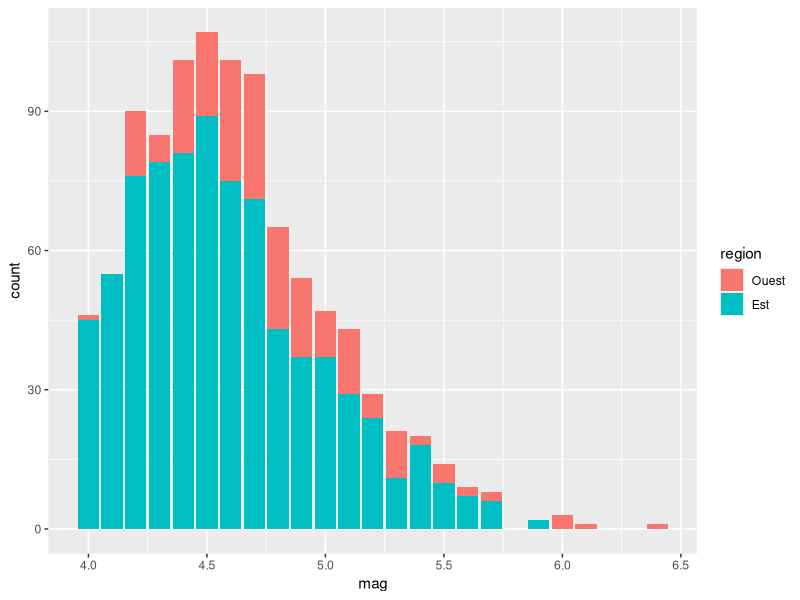
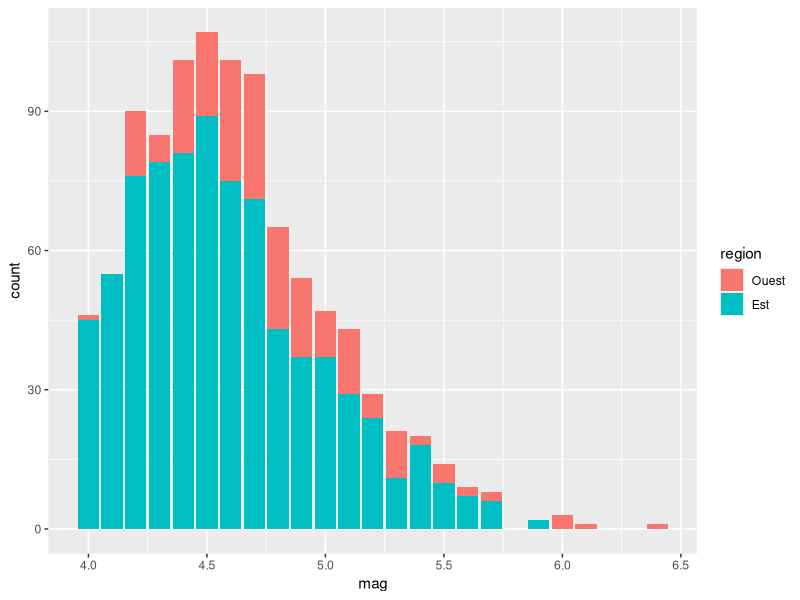
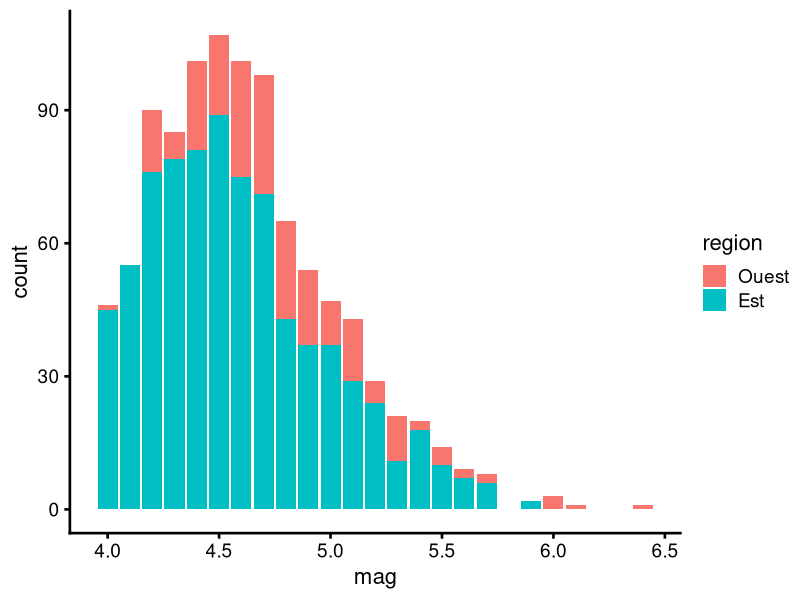
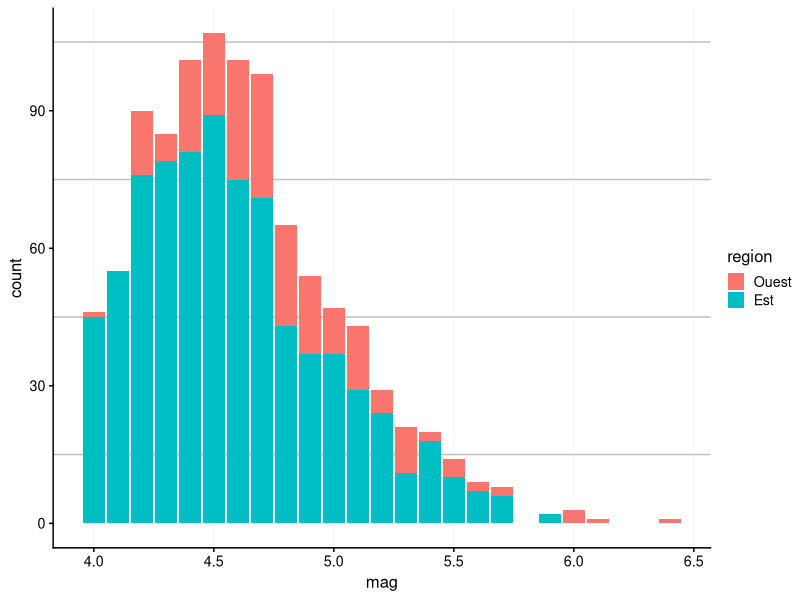
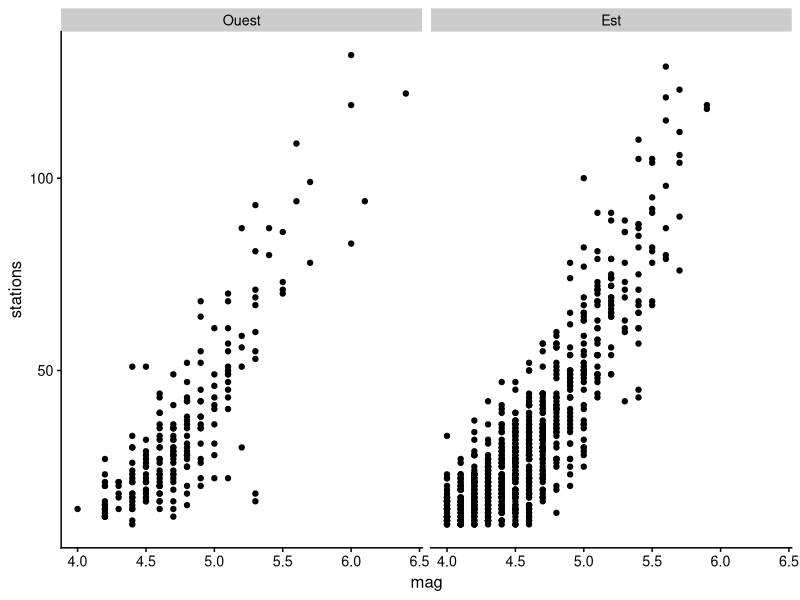
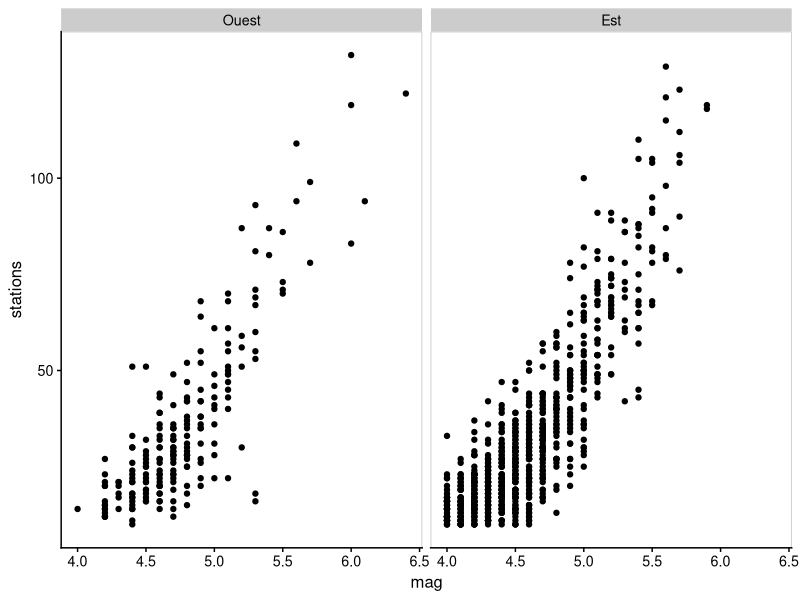
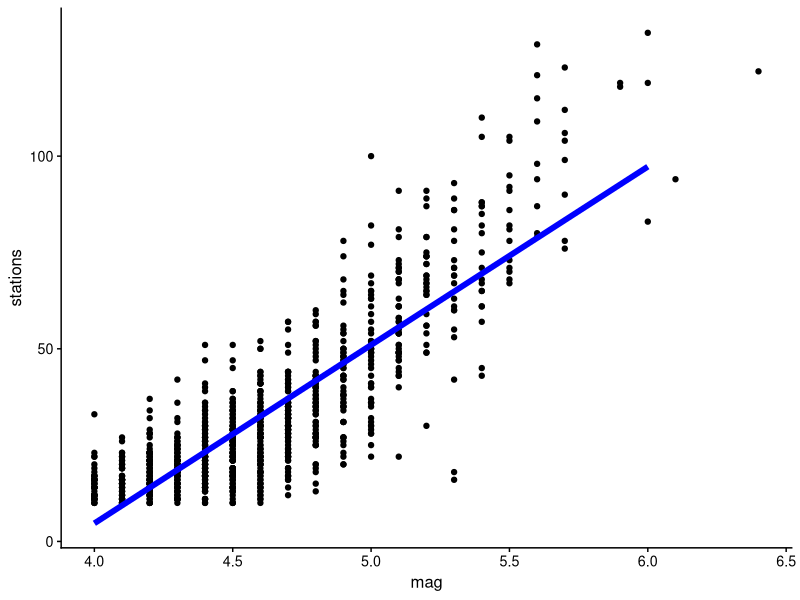
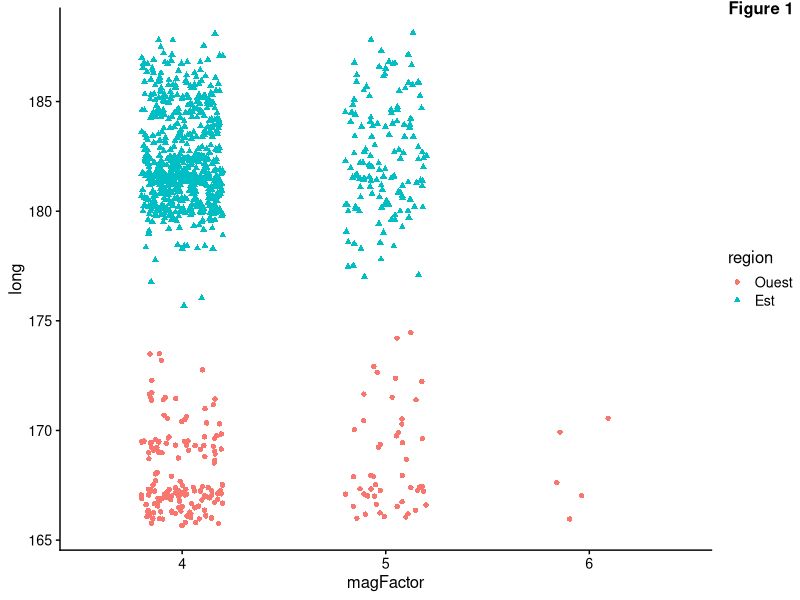

These figures' R source, in order: (Note: this script raises an error after producing the figures.)
## ---- chunk 1
knitr::opts_chunk$set(echo = TRUE, fig.align = "center", out.width = "80%") # compilation PDF, modifier pour : out.width = "100%"
## ---- chunk 2
library(ggplot2)
library(cowplot)
## ---- chunk 3
library(datasets)
quakes$magFactor <- factor(floor(quakes$mag))
quakes$region <- factor(quakes$long >= 175, labels = c("Ouest", "Est"))
str(quakes)
summary(quakes)
## ---- chunk 4
hist <- ggplot(quakes, aes(mag, fill = region)) + 
  geom_bar()

factor <- ggplot(data = quakes, mapping = aes(x = mag, y = stations)) + 
  geom_point() + 
  facet_wrap(facets = ~ region)

diag_dispersion <- ggplot(data = quakes) + 
  geom_point(mapping = aes(x = mag, y = stations))

cathego <- ggplot(quakes, aes(x = magFactor, y = long, color = region, shape = region)) +
  geom_jitter(position = position_jitter(0.2))

density <- ggplot(data = quakes) + 
  geom_density(mapping = aes(x = mag, fill = region), alpha = 0.5)
 
violon <- ggplot(quakes, aes(x = region, y = long)) + 
  geom_violin() + 
  geom_boxplot(width=0.1)
## ---- chunk 5
hist
## ---- chunk 6
hist + theme_gray()
## ---- chunk 7
hist + theme_cowplot(font_size = 16, font_family = "", line_size = 0.9)
## ---- chunk 8
theme_set(theme_cowplot(font_size = 12, font_family = "", line_size = 0.5)) 
## ---- chunk 9
hist + background_grid(major = "x", minor = "y",
                       size.major = 0.1, size.minor = 0.5, 
                       colour.major = "gray90", colour.minor = "grey")
## ---- chunk 10
factor
## ---- chunk 11
factor + panel_border(colour = "grey", size = 0.5, linetype = 1)
## ---- chunk 12
Reg <- lm(stations ~ mag, data = quakes)
x <- seq(4,6,0.1)
y <- Reg$coefficients[2]*x + Reg$coefficients[1]
diag_dispersion + draw_line(x = x, y = y, color = "blue", size = 2)
## ---- chunk 13
ggdraw(cathego) + draw_figure_label(label = "Figure 1", position = "top.right", fontface = "bold")
## ---- chunk 14
ggdraw(add_sub(cathego,
  "Les triangles bleus representent la region Est.\nLes points oranges representent la region Ouest."
))
## ---- chunk 15
moy <- mean(quakes$mag)
et <- sd(quakes$mag)

graph <- ggplot(data = quakes, mapping = aes(x = mag)) +
  geom_histogram(mapping = aes(y = stat(density)), 
                 binwidth = 0.2, colour = "black", fill = "white") +
  labs(x = "magnitude", y = "densité",
       title = "Densité empirique des magnitudes dans le jeu de données quakes") +
  # Ajout d'une courbe de densité théorique, paramètres estimés avec les données
  stat_function(fun = dnorm, args = list(mean = moy, sd = et), 
                xlim = c(3.9, 6.5), colour = "blue")

label <- expression(paste("Densité N(", mu, " = ", 4.6, ", ", sigma^2, " = ", 0.4^2, ")"))
graph + draw_label(label, x = 5.4, y = 0.40, hjust = 0, vjust = 0, colour = "blue") 
## ---- chunk 16
plot_grid(diag_dispersion, density, violon, cathego)
## ---- chunk 17
plot_grid(diag_dispersion, NULL, density, violon)
## ---- chunk 18
plot_grid(diag_dispersion, density, violon, cathego, labels = "AUTO")
## ---- chunk 19
plot_grid(diag_dispersion, density, violon, cathego, labels = "auto")
## ---- chunk 20
plot_grid(diag_dispersion, density, violon, cathego, labels = c("1", "2", "3", "4"))
## ---- chunk 21
plot_grid(diag_dispersion, density, violon, cathego,
          labels = c("1", "2", "3", "4"),
          label_size = 16, label_colour = 'Blue', label_y = 0.4)
## ---- chunk 22
knitr::include_graphics("fig/Parcelle.png")
## ---- chunk 23
plot_grid(diag_dispersion, density, violon, cathego, 
          labels = c("1", "2", "3", "4"), label_size = 16, label_colour = 'Blue',
          ncol = 2, nrow = 2)
## ---- chunk 24
plot_grid(diag_dispersion, density, violon, cathego, 
          labels = c("1", "2", "3", "4"), label_size = 16, label_colour = 'Blue',
          ncol = 1, nrow = 4)
## ---- chunk 25
plot_grid(diag_dispersion, density, violon, 
          labels = c("1", "2", "3"), label_size = 16, label_colour = 'Blue',
          ncol = 2, nrow = 2)
## ---- chunk 26
plot_grid(diag_dispersion, density, violon, cathego, 
          labels = c("1", "2", "3", "4"), label_size = 16, label_colour = 'Blue',
          ncol = 2, nrow = 2,
          rel_widths = c(1, 3), rel_heights = c(3, 1))
## ---- chunk 27
ggdraw() +
  draw_plot(diag_dispersion, x = 0, y = 0.5, width = 0.5, height = 0.5) +
  draw_plot(density, x = 0.5, y = 0.5, width = 0.5, height = 0.5) +
  draw_plot(violon, x = 0, y = 0, width = 0.5, height = 0.5) +
  draw_plot(cathego, x = 0.5, y = 0, width = 0.5, height = 0.5)
## ---- chunk 28
 ggdraw() +
  draw_plot(density, x = 0, y = 0, width = 1, height = 1) +
  draw_plot(hist, x = 0.5, y = 0.5, width = 0.5, height = 0.4)
## ---- chunk 29
legend <- get_legend(hist)
## ---- chunk 30
density2 <- density + theme(legend.position = "none")
hist2 <- hist + theme(legend.position='none')
a <- ggdraw() +
  draw_plot(density2, x = 0, y = 0, width = 1, height = 1) +
  draw_plot(hist2 , x = 0.5, y = 0.5, width = 0.5, height = 0.4)
plot_grid(a, legend, rel_widths = c(1, 0.2))
## ---- chunk 31
ggdraw() +
  draw_plot(diag_dispersion, x = 0, y = 0.5, width = 0.5, height = 0.5) +
  draw_plot(density, x = 0.5, y = 0.5, width = 0.5, height = 0.5) +
  draw_plot(violon, x = 0, y = 0, width = 0.5, height = 0.5) +
  draw_plot(cathego, x = 0.5, y = 0, width = 0.5, height = 0.5) +
  draw_plot_label(label = c("A", "B", "C", "D"), 
                  x = c(0, 0.5, 0, 0.5), y = c(1, 1, 0.5, 0.5), 
                  size = 14, colour = 'blue')
## ---- chunk 32
plot_grid(a, legend, rel_widths = c(1, 0.2)) +
  draw_plot_label(label = c("A", "B"), 
                  x = c(0, 0.4), y = c(1, 0.9), 
                  size = 20, colour = "purple")
## ---- chunk 33
graphique_final <- 
  plot_grid(diag_dispersion, density, violon, cathego, 
            labels=c("1", "2", "3","4"),label_size = 16, label_colour = 'Blue',
            ncol = 2, nrow = 2)

#format PDF
save_plot("graphique_final.pdf", graphique_final, 
          ncol = 2, nrow = 2, base_aspect_ratio = 1.3)
#format PNG
save_plot("graphique_final.png", graphique_final, 
          ncol = 2, nrow = 2, base_aspect_ratio = 1.3)
#format JPG
save_plot("graphique_final.jpg", graphique_final, 
          ncol = 2, nrow = 2, base_aspect_ratio = 1.3)
